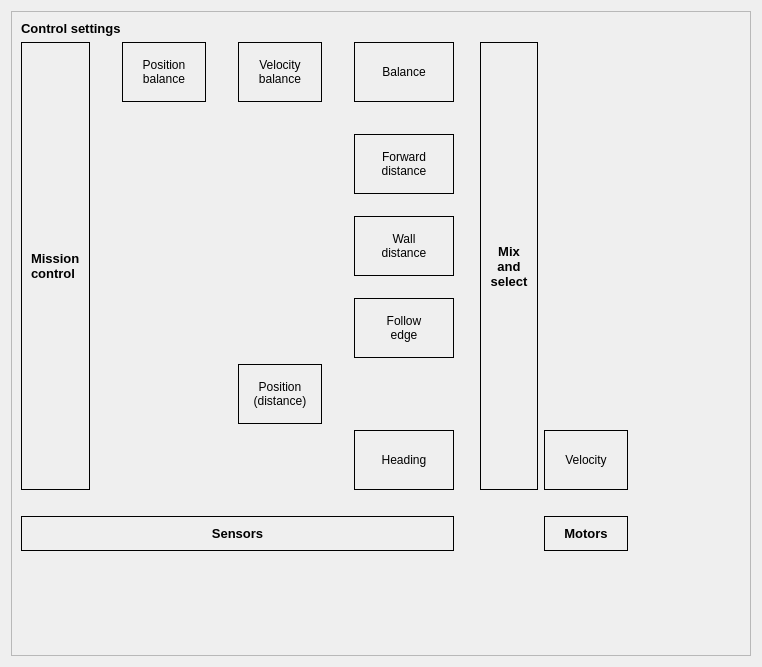
       <widget class="QWidget" name="tab_control">
        <attribute name="title">
         <string>Control</string>
        </attribute>
        <layout class="QGridLayout" name="gridLayout_30">
         <item row="0" column="0">
          <widget class="QFrame" name="frame_ctrl">
           <property name="frameShape">
            <enum>QFrame::StyledPanel</enum>
           </property>
           <property name="frameShadow">
            <enum>QFrame::Sunken</enum>
           </property>
           <layout class="QGridLayout" name="gridLayout_12">
            <item row="1" column="5">
             <widget class="QFrame" name="frame_ctrlBalVel">
              <property name="minimumSize">
               <size>
                <width>30</width>
                <height>60</height>
               </size>
              </property>
              <property name="frameShape">
               <enum>QFrame::Box</enum>
              </property>
              <property name="frameShadow">
               <enum>QFrame::Plain</enum>
              </property>
              <layout class="QVBoxLayout" name="verticalLayout_34">
               <property name="leftMargin">
                <number>1</number>
               </property>
               <property name="topMargin">
                <number>1</number>
               </property>
               <property name="rightMargin">
                <number>1</number>
               </property>
               <property name="bottomMargin">
                <number>1</number>
               </property>
               <item>
                <widget class="QPushButton" name="pushButton_ctrlBalVel">
                 <property name="sizePolicy">
                  <sizepolicy hsizetype="Expanding" vsizetype="Expanding">
                   <horstretch>0</horstretch>
                   <verstretch>0</verstretch>
                  </sizepolicy>
                 </property>
                 <property name="text">
                  <string>Velocity 
balance</string>
                 </property>
                 <property name="checkable">
                  <bool>false</bool>
                 </property>
                 <property name="checked">
                  <bool>false</bool>
                 </property>
                 <property name="flat">
                  <bool>true</bool>
                 </property>
                </widget>
               </item>
              </layout>
             </widget>
            </item>
            <item row="11" column="0" colspan="8">
             <widget class="QFrame" name="frame_sensors">
              <property name="accessibleDescription">
               <string extracomment="PID controller parameters"/>
              </property>
              <property name="frameShape">
               <enum>QFrame::Box</enum>
              </property>
              <property name="frameShadow">
               <enum>QFrame::Plain</enum>
              </property>
              <property name="lineWidth">
               <number>1</number>
              </property>
              <layout class="QVBoxLayout" name="verticalLayout_22">
               <item>
                <widget class="QLabel" name="label_151">
                 <property name="font">
                  <font>
                   <pointsize>10</pointsize>
                   <weight>75</weight>
                   <bold>true</bold>
                  </font>
                 </property>
                 <property name="text">
                  <string>Sensors</string>
                 </property>
                 <property name="alignment">
                  <set>Qt::AlignCenter</set>
                 </property>
                </widget>
               </item>
              </layout>
             </widget>
            </item>
            <item row="1" column="2" colspan="2">
             <widget class="QFrame" name="frame_ctrlBalPos">
              <property name="minimumSize">
               <size>
                <width>30</width>
                <height>60</height>
               </size>
              </property>
              <property name="frameShape">
               <enum>QFrame::Box</enum>
              </property>
              <property name="frameShadow">
               <enum>QFrame::Plain</enum>
              </property>
              <layout class="QVBoxLayout" name="verticalLayout_36">
               <property name="leftMargin">
                <number>1</number>
               </property>
               <property name="topMargin">
                <number>1</number>
               </property>
               <property name="rightMargin">
                <number>1</number>
               </property>
               <property name="bottomMargin">
                <number>1</number>
               </property>
               <item>
                <widget class="QPushButton" name="pushButton_ctrlBalPos">
                 <property name="sizePolicy">
                  <sizepolicy hsizetype="Expanding" vsizetype="Expanding">
                   <horstretch>0</horstretch>
                   <verstretch>0</verstretch>
                  </sizepolicy>
                 </property>
                 <property name="text">
                  <string>Position 
balance</string>
                 </property>
                 <property name="checkable">
                  <bool>false</bool>
                 </property>
                 <property name="checked">
                  <bool>false</bool>
                 </property>
                 <property name="flat">
                  <bool>true</bool>
                 </property>
                </widget>
               </item>
              </layout>
             </widget>
            </item>
            <item row="7" column="7">
             <widget class="QFrame" name="frame_ctrlEdge">
              <property name="minimumSize">
               <size>
                <width>30</width>
                <height>60</height>
               </size>
              </property>
              <property name="frameShape">
               <enum>QFrame::Box</enum>
              </property>
              <property name="frameShadow">
               <enum>QFrame::Plain</enum>
              </property>
              <layout class="QVBoxLayout" name="verticalLayout_30">
               <property name="leftMargin">
                <number>1</number>
               </property>
               <property name="topMargin">
                <number>1</number>
               </property>
               <property name="rightMargin">
                <number>1</number>
               </property>
               <property name="bottomMargin">
                <number>1</number>
               </property>
               <item>
                <widget class="QPushButton" name="pushButton_ctrlEdge">
                 <property name="sizePolicy">
                  <sizepolicy hsizetype="Expanding" vsizetype="Expanding">
                   <horstretch>0</horstretch>
                   <verstretch>0</verstretch>
                  </sizepolicy>
                 </property>
                 <property name="text">
                  <string>Follow
edge</string>
                 </property>
                 <property name="checkable">
                  <bool>false</bool>
                 </property>
                 <property name="checked">
                  <bool>false</bool>
                 </property>
                 <property name="flat">
                  <bool>true</bool>
                 </property>
                </widget>
               </item>
              </layout>
             </widget>
            </item>
            <item row="11" column="10">
             <widget class="QFrame" name="frame_motors">
              <property name="accessibleDescription">
               <string extracomment="PID controller parameters"/>
              </property>
              <property name="frameShape">
               <enum>QFrame::Box</enum>
              </property>
              <property name="frameShadow">
               <enum>QFrame::Plain</enum>
              </property>
              <property name="lineWidth">
               <number>1</number>
              </property>
              <layout class="QVBoxLayout" name="verticalLayout_19">
               <item>
                <widget class="QLabel" name="label_142">
                 <property name="font">
                  <font>
                   <pointsize>10</pointsize>
                   <weight>75</weight>
                   <bold>true</bold>
                  </font>
                 </property>
                 <property name="text">
                  <string>Motors</string>
                 </property>
                 <property name="alignment">
                  <set>Qt::AlignCenter</set>
                 </property>
                </widget>
               </item>
              </layout>
             </widget>
            </item>
            <item row="9" column="10">
             <widget class="QFrame" name="frame_ctrl_vel">
              <property name="minimumSize">
               <size>
                <width>30</width>
                <height>60</height>
               </size>
              </property>
              <property name="frameShape">
               <enum>QFrame::Box</enum>
              </property>
              <property name="frameShadow">
               <enum>QFrame::Plain</enum>
              </property>
              <layout class="QVBoxLayout" name="verticalLayout_21">
               <property name="leftMargin">
                <number>1</number>
               </property>
               <property name="topMargin">
                <number>1</number>
               </property>
               <property name="rightMargin">
                <number>1</number>
               </property>
               <property name="bottomMargin">
                <number>1</number>
               </property>
               <item>
                <widget class="QPushButton" name="pushButton_ctrl_vel">
                 <property name="sizePolicy">
                  <sizepolicy hsizetype="Expanding" vsizetype="Expanding">
                   <horstretch>0</horstretch>
                   <verstretch>0</verstretch>
                  </sizepolicy>
                 </property>
                 <property name="text">
                  <string>Velocity</string>
                 </property>
                 <property name="checkable">
                  <bool>false</bool>
                 </property>
                 <property name="checked">
                  <bool>false</bool>
                 </property>
                 <property name="flat">
                  <bool>true</bool>
                 </property>
                </widget>
               </item>
              </layout>
             </widget>
            </item>
            <item row="1" column="7">
             <widget class="QFrame" name="frame_ctrlBal">
              <property name="minimumSize">
               <size>
                <width>30</width>
                <height>60</height>
               </size>
              </property>
              <property name="frameShape">
               <enum>QFrame::Box</enum>
              </property>
              <property name="frameShadow">
               <enum>QFrame::Plain</enum>
              </property>
              <layout class="QVBoxLayout" name="verticalLayout_33">
               <property name="leftMargin">
                <number>1</number>
               </property>
               <property name="topMargin">
                <number>1</number>
               </property>
               <property name="rightMargin">
                <number>1</number>
               </property>
               <property name="bottomMargin">
                <number>1</number>
               </property>
               <item>
                <widget class="QPushButton" name="pushButton_ctrlBal">
                 <property name="sizePolicy">
                  <sizepolicy hsizetype="Expanding" vsizetype="Expanding">
                   <horstretch>0</horstretch>
                   <verstretch>0</verstretch>
                  </sizepolicy>
                 </property>
                 <property name="text">
                  <string>Balance</string>
                 </property>
                 <property name="checkable">
                  <bool>false</bool>
                 </property>
                 <property name="checked">
                  <bool>false</bool>
                 </property>
                 <property name="flat">
                  <bool>true</bool>
                 </property>
                </widget>
               </item>
              </layout>
             </widget>
            </item>
            <item row="3" column="7">
             <widget class="QFrame" name="frame_ctrlWallVel">
              <property name="minimumSize">
               <size>
                <width>30</width>
                <height>60</height>
               </size>
              </property>
              <property name="frameShape">
               <enum>QFrame::Box</enum>
              </property>
              <property name="frameShadow">
               <enum>QFrame::Plain</enum>
              </property>
              <layout class="QVBoxLayout" name="verticalLayout_32">
               <property name="leftMargin">
                <number>1</number>
               </property>
               <property name="topMargin">
                <number>1</number>
               </property>
               <property name="rightMargin">
                <number>1</number>
               </property>
               <property name="bottomMargin">
                <number>1</number>
               </property>
               <item>
                <widget class="QPushButton" name="pushButton_ctrlWallVel">
                 <property name="sizePolicy">
                  <sizepolicy hsizetype="Expanding" vsizetype="Expanding">
                   <horstretch>0</horstretch>
                   <verstretch>0</verstretch>
                  </sizepolicy>
                 </property>
                 <property name="text">
                  <string>Forward
distance</string>
                 </property>
                 <property name="checkable">
                  <bool>false</bool>
                 </property>
                 <property name="checked">
                  <bool>false</bool>
                 </property>
                 <property name="flat">
                  <bool>true</bool>
                 </property>
                </widget>
               </item>
              </layout>
             </widget>
            </item>
            <item row="8" column="5">
             <widget class="QFrame" name="frame_ctrlPos">
              <property name="minimumSize">
               <size>
                <width>30</width>
                <height>60</height>
               </size>
              </property>
              <property name="frameShape">
               <enum>QFrame::Box</enum>
              </property>
              <property name="frameShadow">
               <enum>QFrame::Plain</enum>
              </property>
              <layout class="QVBoxLayout" name="verticalLayout_35">
               <property name="leftMargin">
                <number>1</number>
               </property>
               <property name="topMargin">
                <number>1</number>
               </property>
               <property name="rightMargin">
                <number>1</number>
               </property>
               <property name="bottomMargin">
                <number>1</number>
               </property>
               <item>
                <widget class="QPushButton" name="pushButton_ctrlPos">
                 <property name="sizePolicy">
                  <sizepolicy hsizetype="Expanding" vsizetype="Expanding">
                   <horstretch>0</horstretch>
                   <verstretch>0</verstretch>
                  </sizepolicy>
                 </property>
                 <property name="text">
                  <string>Position
(distance)</string>
                 </property>
                 <property name="checkable">
                  <bool>false</bool>
                 </property>
                 <property name="checked">
                  <bool>false</bool>
                 </property>
                 <property name="flat">
                  <bool>true</bool>
                 </property>
                </widget>
               </item>
              </layout>
             </widget>
            </item>
            <item row="1" column="6">
             <spacer name="horizontalSpacer_13">
              <property name="orientation">
               <enum>Qt::Horizontal</enum>
              </property>
              <property name="sizeType">
               <enum>QSizePolicy::Preferred</enum>
              </property>
              <property name="sizeHint" stdset="0">
               <size>
                <width>20</width>
                <height>20</height>
               </size>
              </property>
             </spacer>
            </item>
            <item row="12" column="3">
             <spacer name="verticalSpacer_10">
              <property name="orientation">
               <enum>Qt::Vertical</enum>
              </property>
              <property name="sizeHint" stdset="0">
               <size>
                <width>20</width>
                <height>95</height>
               </size>
              </property>
             </spacer>
            </item>
            <item row="1" column="1">
             <spacer name="horizontalSpacer_15">
              <property name="orientation">
               <enum>Qt::Horizontal</enum>
              </property>
              <property name="sizeType">
               <enum>QSizePolicy::Preferred</enum>
              </property>
              <property name="sizeHint" stdset="0">
               <size>
                <width>20</width>
                <height>20</height>
               </size>
              </property>
             </spacer>
            </item>
            <item row="4" column="7">
             <spacer name="verticalSpacer_13">
              <property name="orientation">
               <enum>Qt::Vertical</enum>
              </property>
              <property name="sizeType">
               <enum>QSizePolicy::Preferred</enum>
              </property>
              <property name="sizeHint" stdset="0">
               <size>
                <width>20</width>
                <height>10</height>
               </size>
              </property>
             </spacer>
            </item>
            <item row="0" column="0" colspan="3">
             <widget class="QLabel" name="label_48">
              <property name="font">
               <font>
                <pointsize>10</pointsize>
                <weight>75</weight>
                <bold>true</bold>
               </font>
              </property>
              <property name="text">
               <string>Control settings</string>
              </property>
             </widget>
            </item>
            <item row="1" column="4">
             <spacer name="horizontalSpacer_14">
              <property name="orientation">
               <enum>Qt::Horizontal</enum>
              </property>
              <property name="sizeType">
               <enum>QSizePolicy::Preferred</enum>
              </property>
              <property name="sizeHint" stdset="0">
               <size>
                <width>20</width>
                <height>20</height>
               </size>
              </property>
             </spacer>
            </item>
            <item row="1" column="0" rowspan="9">
             <widget class="QFrame" name="frame_mission_ctrl">
              <property name="accessibleDescription">
               <string extracomment="PID controller parameters"/>
              </property>
              <property name="frameShape">
               <enum>QFrame::Box</enum>
              </property>
              <property name="frameShadow">
               <enum>QFrame::Plain</enum>
              </property>
              <property name="lineWidth">
               <number>1</number>
              </property>
              <layout class="QVBoxLayout" name="verticalLayout_23">
               <item>
                <widget class="QLabel" name="label_152">
                 <property name="font">
                  <font>
                   <pointsize>10</pointsize>
                   <weight>75</weight>
                   <bold>true</bold>
                  </font>
                 </property>
                 <property name="text">
                  <string>Mission
control</string>
                 </property>
                </widget>
               </item>
              </layout>
             </widget>
            </item>
            <item row="2" column="7">
             <spacer name="verticalSpacer_11">
              <property name="orientation">
               <enum>Qt::Vertical</enum>
              </property>
              <property name="sizeType">
               <enum>QSizePolicy::Preferred</enum>
              </property>
              <property name="sizeHint" stdset="0">
               <size>
                <width>20</width>
                <height>20</height>
               </size>
              </property>
             </spacer>
            </item>
            <item row="9" column="7">
             <widget class="QFrame" name="frame_turn">
              <property name="minimumSize">
               <size>
                <width>30</width>
                <height>60</height>
               </size>
              </property>
              <property name="frameShape">
               <enum>QFrame::Box</enum>
              </property>
              <property name="frameShadow">
               <enum>QFrame::Plain</enum>
              </property>
              <layout class="QHBoxLayout" name="horizontalLayout_5">
               <item>
                <widget class="QPushButton" name="pushButton_ctrlTurn">
                 <property name="sizePolicy">
                  <sizepolicy hsizetype="Expanding" vsizetype="Expanding">
                   <horstretch>0</horstretch>
                   <verstretch>0</verstretch>
                  </sizepolicy>
                 </property>
                 <property name="text">
                  <string>Heading</string>
                 </property>
                 <property name="checkable">
                  <bool>false</bool>
                 </property>
                 <property name="checked">
                  <bool>false</bool>
                 </property>
                 <property name="flat">
                  <bool>true</bool>
                 </property>
                </widget>
               </item>
              </layout>
             </widget>
            </item>
            <item row="1" column="9" rowspan="9">
             <widget class="QFrame" name="frame_mix_select">
              <property name="accessibleDescription">
               <string extracomment="PID controller parameters"/>
              </property>
              <property name="frameShape">
               <enum>QFrame::Box</enum>
              </property>
              <property name="frameShadow">
               <enum>QFrame::Plain</enum>
              </property>
              <property name="lineWidth">
               <number>1</number>
              </property>
              <layout class="QVBoxLayout" name="verticalLayout_18">
               <item>
                <widget class="QLabel" name="label_138">
                 <property name="font">
                  <font>
                   <pointsize>10</pointsize>
                   <weight>75</weight>
                   <bold>true</bold>
                  </font>
                 </property>
                 <property name="text">
                  <string>Mix
and
select</string>
                 </property>
                 <property name="alignment">
                  <set>Qt::AlignCenter</set>
                 </property>
                </widget>
               </item>
              </layout>
             </widget>
            </item>
            <item row="11" column="11">
             <spacer name="horizontalSpacer_2">
              <property name="orientation">
               <enum>Qt::Horizontal</enum>
              </property>
              <property name="sizeHint" stdset="0">
               <size>
                <width>113</width>
                <height>20</height>
               </size>
              </property>
             </spacer>
            </item>
            <item row="5" column="7">
             <widget class="QFrame" name="frame_ctrlWallTurn">
              <property name="minimumSize">
               <size>
                <width>30</width>
                <height>60</height>
               </size>
              </property>
              <property name="frameShape">
               <enum>QFrame::Box</enum>
              </property>
              <property name="frameShadow">
               <enum>QFrame::Plain</enum>
              </property>
              <layout class="QVBoxLayout" name="verticalLayout_31">
               <property name="leftMargin">
                <number>1</number>
               </property>
               <property name="topMargin">
                <number>1</number>
               </property>
               <property name="rightMargin">
                <number>1</number>
               </property>
               <property name="bottomMargin">
                <number>1</number>
               </property>
               <item>
                <widget class="QPushButton" name="pushButton_ctrlWallTurn">
                 <property name="sizePolicy">
                  <sizepolicy hsizetype="Expanding" vsizetype="Expanding">
                   <horstretch>0</horstretch>
                   <verstretch>0</verstretch>
                  </sizepolicy>
                 </property>
                 <property name="text">
                  <string>Wall
distance</string>
                 </property>
                 <property name="checkable">
                  <bool>false</bool>
                 </property>
                 <property name="checked">
                  <bool>false</bool>
                 </property>
                 <property name="flat">
                  <bool>true</bool>
                 </property>
                </widget>
               </item>
              </layout>
             </widget>
            </item>
            <item row="10" column="0">
             <spacer name="verticalSpacer_12">
              <property name="orientation">
               <enum>Qt::Vertical</enum>
              </property>
              <property name="sizeType">
               <enum>QSizePolicy::Preferred</enum>
              </property>
              <property name="sizeHint" stdset="0">
               <size>
                <width>20</width>
                <height>20</height>
               </size>
              </property>
             </spacer>
            </item>
            <item row="1" column="8">
             <spacer name="horizontalSpacer_12">
              <property name="orientation">
               <enum>Qt::Horizontal</enum>
              </property>
              <property name="sizeType">
               <enum>QSizePolicy::Preferred</enum>
              </property>
              <property name="sizeHint" stdset="0">
               <size>
                <width>20</width>
                <height>20</height>
               </size>
              </property>
             </spacer>
            </item>
            <item row="6" column="7">
             <spacer name="verticalSpacer_14">
              <property name="orientation">
               <enum>Qt::Vertical</enum>
              </property>
              <property name="sizeType">
               <enum>QSizePolicy::Preferred</enum>
              </property>
              <property name="sizeHint" stdset="0">
               <size>
                <width>20</width>
                <height>10</height>
               </size>
              </property>
             </spacer>
            </item>
           </layout>
          </widget>
         </item>
        </layout>
       </widget>
